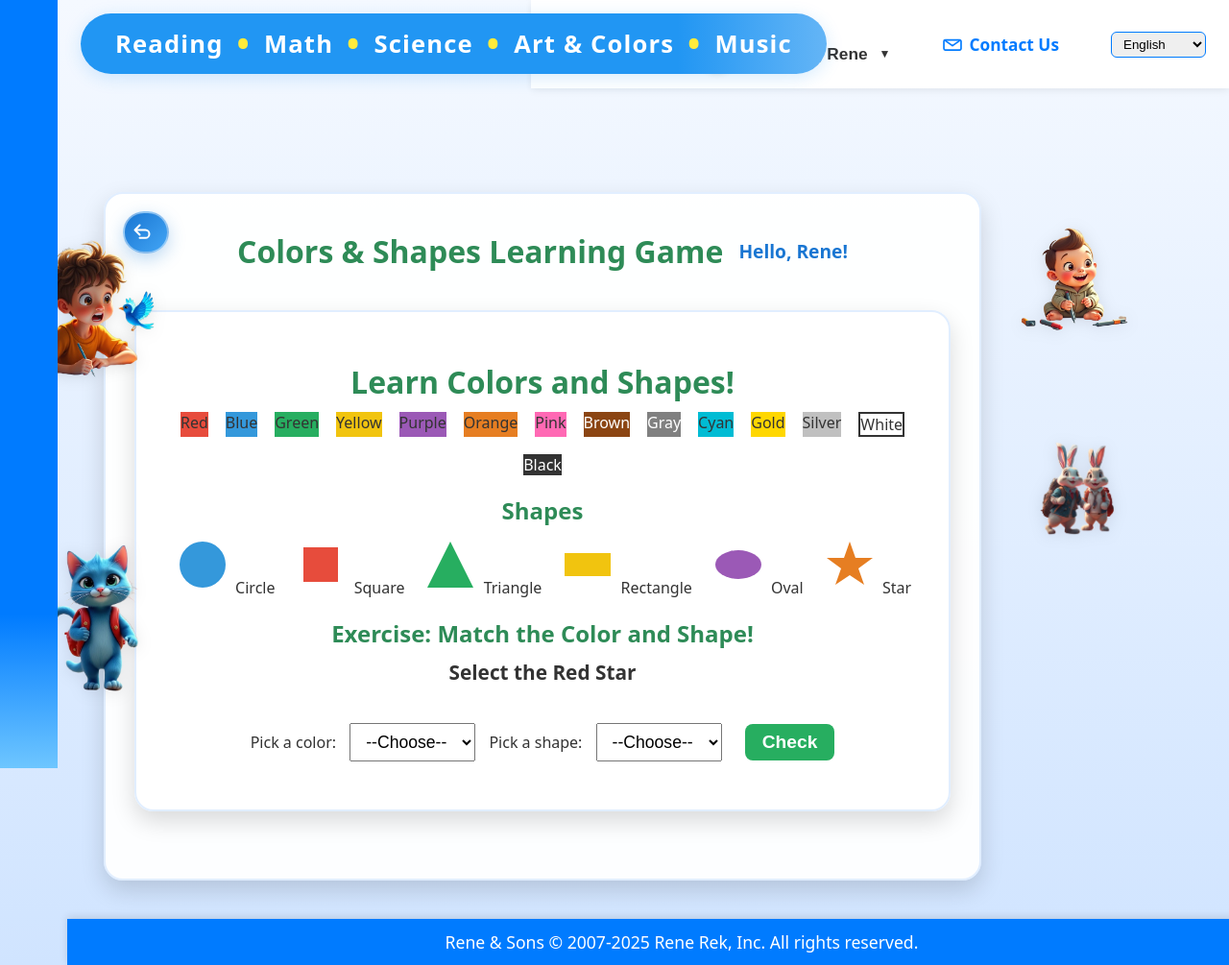
Page /quiz/colors-shapes/ (signed in) on the committed database.
### quiz/models.py (models this page shows, shortened)
class UserProfile(models.Model):
    user = models.OneToOneField(User, on_delete=models.CASCADE, related_name="profile")
    first_name = models.CharField(max_length=100)
    last_name = models.CharField(max_length=100, blank=True)
    age = models.PositiveIntegerField(null=True, blank=True)
    age_group = models.CharField(max_length=20, blank=True, choices=[
        ("3-5", "3-5 years"),
        ("6-8", "6-8 years"),
        ("9-12", "9-12 years"),
        ("other", "Other")
    ])
    city = models.CharField(max_length=120, blank=True)
    country = models.CharField(max_length=120, blank=True)
    profile_picture = models.ImageField(upload_to="profile_pics/", blank=True, null=True)
    theme = models.CharField(max_length=20, blank=True, choices=[
        ("light", "Light"),
        ("dark", "Dark"),
        ("forest", "Forest"),
        ("ocean", "Ocean"),
        ("space", "Space")
    ], default="light")
    sound_music = models.BooleanField(default=True)
    sound_voice = models.BooleanField(default=True)
    language = models.CharField(max_length=20, blank=True, default="en")
    created_at = models.DateTimeField(auto_now_add=True)

### quiz/views.py (the view, shortened to what this page needs)
# urls.py: path("colors-shapes/", views.colors_shapes, name="colors_shapes"),
def colors_shapes(request):
    user_name = None
    if request.user.is_authenticated:
        user_name = getattr(getattr(request.user, 'profile', None), 'first_name', request.user.username)
    return render(request, "quiz/colors_shapes.html", {"user_name": user_name})

### quiz/context_processors.py (called while the page is built)
def theme_context(request):
    theme = 'light'
    if request.user.is_authenticated:
        profile = getattr(request.user, 'profile', None)
        if profile and getattr(profile, 'theme', None):
            theme = profile.theme
    if 'theme' in request.session:
        theme = request.session['theme']
    return {'active_theme': theme}

### quiz/templates/quiz/colors_shapes.html (shortened to what this page needs)
{% extends "base.html" %}
{% load static %}
{% block site_banner %}{% include "quiz/includes/game_site_banner.html" %}{% endblock %}
{% block content %}
<div class="container game-page">
    {% include "quiz/includes/game_back_button.html" with aria_label="Back to games menu" label="Back" %}
    <div style="display:flex;align-items:center;justify-content:center;gap:16px;margin-bottom:8px;margin-top:8px;">
        <h1 class="big-heading" style="margin:0;">Colors & Shapes Learning Game</h1>
        {% if user.is_authenticated and user_name %}
            <span style="font-size:1.2rem;font-weight:bold;color:#1976d2;">Hello, {{ user_name|title }}!</span>
        {% endif %}
    </div>
<div class="container">
    <div id="game-board" class="colors-shapes-board" aria-live="polite">
        <h1>Learn Colors and Shapes!</h1>
        <div class="color-shape-container" style="display: flex; flex-wrap: wrap; gap: 18px; justify-content: center;">
            <div class="color-card" style="background: #e74c3c;" data-audio="Red">Red</div>
            <div class="color-card" style="background: #3498db;" data-audio="Blue">Blue</div>
            <div class="color-card" style="background: #27ae60;" data-audio="Green">Green</div>
            <div class="color-card" style="background: #f1c40f; color: #333;" data-audio="Yellow">Yellow</div>
            <div class="color-card" style="background: #9b59b6;" data-audio="Purple">Purple</div>
            <div class="color-card" style="background: #e67e22;" data-audio="Orange">Orange</div>
            <div class="color-card" style="background: #ff69b4; color: #333;" data-audio="Pink">Pink</div>
            <div class="color-card" style="background: #8b4513; color: #fff;" data-audio="Brown">Brown</div>
            <div class="color-card" style="background: #808080; color: #fff;" data-audio="Gray">Gray</div>
            <div class="color-card" style="background: #00bcd4; color: #333;" data-audio="Cyan">Cyan</div>
            <div class="color-card" style="background: #ffd700; color: #333;" data-audio="Gold">Gold</div>
            <div class="color-card" style="background: #c0c0c0; color: #333;" data-audio="Silver">Silver</div>
            <div class="color-card" style="background: #fff; color: #333; border: 2px solid #333;" data-audio="White">White</div>
            <div class="color-card" style="background: #333; color: #fff;" data-audio="Black">Black</div>
        </div>
        <h2>Shapes</h2>
        <div class="color-shape-container" style="display: flex; flex-wrap: wrap; gap: 18px; justify-content: center;">
            <div class="shape-card" data-audio="Circle">
                <svg class="shape-svg" viewBox="0 0 60 60" width="60" height="60">
                    <circle cx="30" cy="30" r="24" fill="#3498db" />
                </svg>
                Circle
            </div>
            <div class="shape-card" data-audio="Square">
                <svg class="shape-svg" viewBox="0 0 60 60" width="60" height="60">
                    <rect x="12" y="12" width="36" height="36" fill="#e74c3c" />
                </svg>
                Square
            </div>
            <div class="shape-card" data-audio="Triangle">
                <svg class="shape-svg" viewBox="0 0 60 60" width="60" height="60">
                    <polygon points="30,6 54,54 6,54" fill="#27ae60" />
                </svg>
                Triangle
            </div>
            <div class="shape-card" data-audio="Rectangle">
                <svg class="shape-svg" viewBox="0 0 60 60" width="60" height="60">
                    <rect x="6" y="18" width="48" height="24" fill="#f1c40f" />
                </svg>
                Rectangle
            </div>
            <div class="shape-card" data-audio="Oval">
                <svg class="shape-svg" viewBox="0 0 60 60" width="60" height="60">
                    <ellipse cx="30" cy="30" rx="24" ry="15" fill="#9b59b6" />
                </svg>
                Oval
            </div>
            <div class="shape-card" data-audio="Star">
                <svg class="shape-svg" viewBox="0 0 60 60" width="60" height="60">
                    <polygon points="30,6 36,23 54,23 39,34 45,51 30,41 15,51 21,34 6,23 24,23" fill="#e67e22" />
                </svg>
                Star
            </div>
        </div>
        <h2>Exercise: Match the Color and Shape!</h2>
        <div id="targetRequest" style="font-size:1.3rem;font-weight:bold;margin-bottom:20px;"></div>
        <form id="colorShapeForm" style="margin-top:10px;">
            <label for="colorSelect">Pick a color:</label>
            <select id="colorSelect" name="colorSelect" style="font-size:1.1rem;padding:8px 12px;margin:0 10px;">
                <option value="">--Choose--</option>
            </select>
            <label for="shapeSelect">Pick a shape:</label>
            <select id="shapeSelect" name="shapeSelect" style="font-size:1.1rem;padding:8px 12px;margin:0 10px;">
                <option value="">--Choose--</option>
            </select>
            <button type="button" onclick="checkMatch()" style="padding:8px 18px;background:#27ae60;color:#fff;border:none;border-radius:8px;font-weight:bold;margin-left:10px;">Check</button>
        </form>
    </div>
</div>
{% endblock %}

### quiz/templates/base.html (shortened to what this page needs)
{% load static %}
<!DOCTYPE html>
<html lang="en">
<head>
    <link rel="stylesheet" href="{% static 'quiz/style.css' %}">
    <link rel="stylesheet" href="{% static 'quiz/extra.css' %}">
    <link rel="stylesheet" href="{% static 'quiz/themes.css' %}">
</head>
<body class="theme-{{ active_theme|default:'light' }}" data-side-image-mode="{% block side_image_mode %}dynamic{% endblock %}">
    {% block site_banner %}{% endblock site_banner %}
    <div class="top-nav">
        <a href="/" class="top-nav-link">
            <span class="nav-icon" aria-hidden="true">
                <svg xmlns="http://www.w3.org/2000/svg" viewBox="0 0 24 24" fill="none" stroke="currentColor" stroke-width="2.2" stroke-linecap="round" stroke-linejoin="round">
                    <path d="M3 10.75L12 4l9 6.75" />
                    <path d="M5.5 11V20a1.5 1.5 0 0 0 1.5 1.5h10a1.5 1.5 0 0 0 1.5-1.5V11" />
                    <path d="M9.5 21V14.5h5V21" />
                </svg>
            </span>
            <span class="nav-label">Home</span>
        </a>
        {% if user.is_authenticated %}
            {% with user.profile as profile %}
            {% with profile.first_name as fname %}
            <div class="dropdown" style="display:inline-block; position:relative;">
                <button type="button" class="dropdown-toggle">
                    {% if profile.profile_picture %}
                    <span class="welcome-avatar">
                        <img src="{{ profile.profile_picture.url }}" alt="{{ fname|default:user.username|title }} profile picture">
                    </span>
                    {% endif %}
                    <span class="welcome-text">Welcome, {{ fname|default:user.username|title }}</span>
                    <span class="welcome-caret" aria-hidden="true">&#x25BC;</span>
                </button>
            </div>
            {% endwith %}
            {% endwith %}
        {% else %}
            <a href="/quiz/login/">Login</a>
        {% endif %}
        <a href="/quiz/contact/" class="top-nav-link">
            <span class="nav-icon" aria-hidden="true">
            </span>
            <span class="nav-label">Contact Us</span>
        </a>
        <form action="{% url 'set_language' %}" method="post" style="display:inline; margin-left:18px;">
            <select name="language" onchange="this.form.submit()" style="padding:4px 8px; border-radius:6px; border:1px solid #007bff;">
                <option value="en" {% if LANGUAGE_CODE == 'en' %}selected{% endif %}>English</option>
            </select>
        </form>
    </div>
    <div class="sidebar">
        <div class="sidebar-content">
        </div>
    </div>
    <div class="main-content">
        {% block content %}{% endblock %}
    </div>
    <div class="bottom-banner" style="margin-top:auto;">
        Rene & Sons © 2007-2025 Rene Rek, Inc. All rights reserved.
    </div>
</html>

### quiz/static/quiz/style.css (style rules this page uses)
button { font-size: 1em; padding: 10px 18px; border-radius: 8px; margin-top: 12px; }
.bottom-banner { font-size: 0.95em; padding: 8px 0; }
body { font-family: 'Comic Sans MS', 'Segoe UI', Arial, sans-serif; background: linear-gradient(270deg, #ffb347, #ffccff, #b3e6ff, #baffc9, #ffd6e0, #f3ffbd, #c1c8e4); background-size: 1400% 1400%; animation: rainbowBG 18s ease infinite; margin: 0; padding: 0; min-height: 100vh; }
.game-page { position: relative; }
.container { max-width: 800px; margin: 50px auto; background: rgba(255, 255, 255, 0.9); padding: 30px; border-radius: 16px; box-shadow: 0 4px 16px rgba(0,0,0,0.12); text-align: center; }
h1, h2 { color: #2e8b57; margin-bottom: 10px; }
button { font-size: 1.2rem; padding: 12px 30px; margin-top: 20px; background: #2e8b57; color: #fff; border: none; border-radius: 10px; cursor: pointer; transition: all 0.3s; }

### quiz/static/quiz/extra.css (style rules this page uses)
body { background-color: #f5f9ff !important; background-image: linear-gradient(to bottom, #f5f9ff 0%, #d0e4ff 100%) !important; background-attachment: fixed !important; background-size: cover !important; }
.container { background-color: rgba(255, 255, 255, 0.95) !important; max-width: 850px !important; padding: 30px !important; border-radius: 20px !important; box-shadow: 0 10px 25px rgba(0, 0, 0, 0.15) !important; margin: 40px auto !important; text-align: center !important; color: #333 !important; text-shadow: none !important; border: 2px solid #e1eeff !important; }

### quiz/static/quiz/themes.css (style rules this page uses)
body.theme-dark { background: #181c24; color: #f8f9fa; }

### quiz/templates/base.html (style rules this page uses)
.sidebar { position: fixed; top: 0; left: 0; height: 100vh; width: 60px; background: linear-gradient(180deg, #007bff 80%, #6ec6ff 100%); z-index: 2500; transition: width 0.3s cubic-bezier(.4,0,.2,1); overflow-x: hidden; }
.sidebar .sidebar-content { display: flex; flex-direction: column; align-items: flex-start; padding: 20px 10px 10px 10px; height: 100%; }
.bottom-banner { width: 100vw; position: relative; left: 0; bottom: 0; background: #007bff; color: #fff; text-align: center; padding: 12px 0; font-size: 1.1rem; font-family: 'Segoe UI',Arial,sans-serif; z-index: 999; box-shadow: 0 -2px 8px rgba(0,0,0,0.12); flex-shrink: 0; }
.main-content { margin-left: 70px; margin-right: 220px; transition: margin-left 0.3s cubic-bezier(.4,0,.2,1); z-index: 1; flex: 1 0 auto; }
.top-nav { position: absolute; top: 0; right: 0; width: auto; background: rgba(255,255,255,0.95); z-index: 2000; padding: 10px 24px; display: flex; gap: 18px; align-items: center; box-shadow: 0 2px 8px rgba(0,0,0,0.08); }
.top-nav a { color: #007bff; font-weight: bold; text-decoration: none; font-size: 1.08rem; padding: 7px 18px; border-radius: 8px; transition: background 0.2s; display: inline-flex; align-items: center; gap: 8px; }
.top-nav .nav-icon { display: inline-flex; align-items: center; justify-content: center; width: 20px; height: 20px; }
.top-nav .nav-icon svg { width: 100%; height: 100%; }
.top-nav .dropdown-toggle { display: inline-flex; align-items: center; gap: 10px; font-weight: bold; color: #333; background: none; border: none; font-size: 1.08rem; padding: 7px 18px; border-radius: 8px; cursor: pointer; }
.top-nav .welcome-avatar { width: 34px; height: 34px; border-radius: 50%; overflow: hidden; border: 2px solid rgba(255,255,255,0.8); box-shadow: 0 2px 6px rgba(0,0,0,0.12); }
.top-nav .welcome-avatar img { width: 100%; height: 100%; object-fit: cover; display: block; }
.top-nav .welcome-caret { font-size: 0.7em; margin-left: 2px; }

### quiz/templates/quiz/includes/game_site_banner.html (style rules this page uses)
body { min-height: 100vh; display: flex; flex-direction: column; }
.main-content { padding-top: 160px; }

### rows in the picture
UserProfile: profile_picture (picture), first_name.username "Rene", first_name "Rene"
